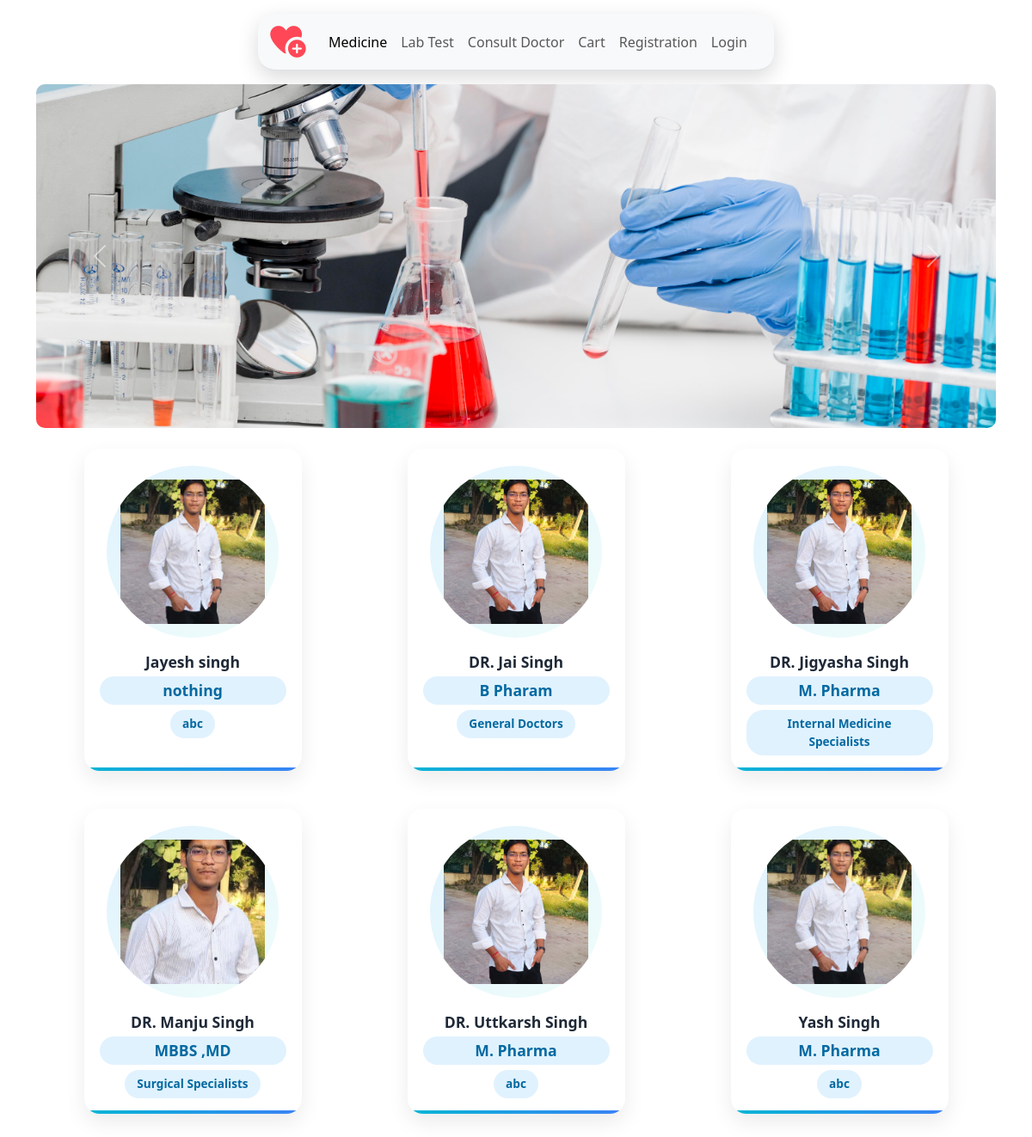
Screenshot of /doctor with the database file from the repository.
### user/models.py (models this page shows, shortened)
class Doctor(models.Model):
    img1 = models.ImageField(upload_to='doctor/')
    img2 = models.ImageField(upload_to='doctor/')
    img3 = models.ImageField(upload_to='doctor/')

class DoctorProfile(models.Model):
    img = models.ImageField(upload_to='doctor_profile/')
    name = models.CharField(max_length=100)
    degree = models.CharField(max_length=100)
    profession = models.CharField(max_length=100)

### user/views.py (the view)
# urls.py: path('doctor', views.doctor, name='doctor'),
def doctor(request):
    doctors = Doctor.objects.all()
    doctorProfile = DoctorProfile.objects.all()
    return render(request , "user/Doctor.html", {"doctors": doctors, "doctorProfile": doctorProfile})

### templates/user/Doctor.html (shortened to what this page needs)
{% extends "user/navbar.html" %}
{% load static %}
{% block body %}
<link rel="stylesheet" href="{% static 'style/Doctor.css' %}" />
<div class="container Doctor">
  <div class="row mb-4">
    {% for doctor in doctors %}
    <div
      id="carouselExampleAutoplaying"
      class="carousel slide"
      data-bs-ride="carousel"
    >
      <div class="carousel-inner">
        <div class="carousel-item active">
          <img src="{{doctor.img1}}" class="d-block w-100" alt="..." />
        </div>
      </div>
      <button
        class="carousel-control-prev"
        type="button"
        data-bs-target="#carouselExampleAutoplaying"
        data-bs-slide="prev"
      >
        <span class="carousel-control-prev-icon" aria-hidden="true"></span>
      </button>
      <button
        class="carousel-control-next"
        type="button"
        data-bs-target="#carouselExampleAutoplaying"
        data-bs-slide="next"
      >
        <span class="carousel-control-next-icon" aria-hidden="true"></span>
      </button>
    </div>
    {% endfor %}
  </div>
    <div class="row mb-3 mx-1 doctor-grid">
  {% for data in doctorProfile %}
    <div class="col-lg-3 col-md-4 col-sm-12 mb-4 d-flex mx-auto">
      <a href="{% url 'doctor_profile' data.id %}" class="doctor-card w-100">
        <div class="doctor-img">
          <img src="{{ data.img.url }}" alt="{{ data.name }}" class="img-fluid">
        </div>
        <div class="doctor-info text-center">
          <h3>{{ data.name }}</h3>
          <h3 class='degree'>{{ data.degree }}</h3>
          <span class="specialization">{{ data.profession }}</span>
        </div>
      </a>
    </div>
  {% endfor %}
</div>
</div>
{% endblock %}

### templates/user/navbar.html (shortened to what this page needs)
<!doctype html>
{% load static %}
<html lang="en">
  <head>
    <link href="https://cdn.jsdelivr.net/npm/bootstrap@5.3.8/dist/css/bootstrap.min.css" rel="stylesheet">
        <link rel="stylesheet" href="./static/style/style.css">
         <link rel="stylesheet" href="{% static 'style/style.css' %}">
     <link rel="stylesheet" href="https://cdnjs.cloudflare.com/ajax/libs/font-awesome/7.0.1/css/all.min.css" />
  </head>
  <body>
    <div class="conatiner navitems">
     <nav class="navbar navbar-expand-lg bg-body-tertiary border-bottom">
  <div class="container-fluid">
    <a class="navbar-brand" href="/"><i class="fa-solid fa-heart-circle-plus"></i></a>
    <div class="collapse navbar-collapse" id="navbarNav">
      <ul class="navbar-nav">
        <li class="nav-item">
          <a class="nav-link active" aria-current="page" href="/medicine">Medicine</a>
        </li>
        <li class="nav-item">
          <a class="nav-link" href="/test">Lab Test</a>
        </li>
        <li class="nav-item">
          <a class="nav-link" href="/doctor">Consult Doctor</a>
        </li>
        <li class="nav-item">
          <a class="nav-link" href="/cart">Cart</a>
        </li>
        <li class="nav-item">
          <a class="nav-link" href="/registration">Registration</a>
        </li>
        <li class="nav-item">
          <a class="nav-link" href="/login">Login</a>
        </li>
      </ul>
    </div>
  </div>
</nav>
    </div>
        {% block body %}
        {% endblock body %}
  </body>
</html>

### static/style/style.css (style rules this page uses)
.fa-heart-circle-plus { font-size: 2.3rem; color: #ff4757; transition: transform 0.25s ease, color 0.25s ease; }
* { padding: 0; margin: 0; box-sizing: border-box; text-decoration: none; list-style: none; }
.navbar { border-radius: 20px; margin: 16px auto; box-shadow: 0 8px 25px rgba(0, 0, 0, 0.15); width: 50%; justify-content: space-between; }
.navbar-nav .nav-link { position: relative; padding: 0.6rem 1.1rem; border-radius: 12px; font-weight: 500; transition: color 0.3s ease, transform 0.3s ease, background-color 0.3s ease; }
.navbar-nav .nav-link::after { content: ""; position: absolute; left: 50%; bottom: 6px; width: 0; height: 2px; background: linear-gradient(90deg, #ff4d6d, #ff9f1c); transition: width 0.3s ease, left 0.3s ease; }
button { width: 100%; padding: 12px; border: none; border-radius: 10px; background: #2575fc; color: #fff; font-size: 16px; cursor: pointer; transition: 0.3s; }
.slide img { height: 400px; width: 100%; border-radius: 10px; object-fit: cover; }

### static/style/Doctor.css (style rules this page uses)
button { background: none !important; }
.doctor-grid { gap: 20px; }
.doctor-card { display: block; background: #ffffff; border-radius: 18px; overflow: hidden; text-decoration: none; color: #1f2937; box-shadow: 0 10px 25px rgba(0, 0, 0, 0.08); transition: all 0.35s ease; position: relative; }
.doctor-img { height: 200px; width: 200px; background: linear-gradient(135deg, #e0f2fe, #f0fdfa); display: flex; object-position: center; border-radius: 50%; padding: 1rem; overflow: hidden; margin: 20px auto 0; }
.doctor-img img { width: 100%; height: 100%; object-fit: cover; object-position: center; display: block; }
.doctor-info { padding: 18px; text-align: center; }
.doctor-info h3 { font-size: 1.1rem; font-weight: 700; margin-bottom: 6px; }
.specialization { display: inline-block; font-size: 0.85rem; padding: 6px 14px; border-radius: 20px; background: #e0f2fe; color: #0369a1; font-weight: 600; }
.degree { font-size: 0.85rem; padding: 6px 14px; border-radius: 20px; background: #e0f2fe; color: #0369a1; font-weight: 600; }
.doctor-card::after { content: ""; position: absolute; bottom: 0; left: 0; height: 4px; width: 100%; background: linear-gradient(to right, #06b6d4, #3b82f6); }

### rows the page displays
Doctor: img1 (picture)
DoctorProfile: img (picture), name "Jayesh singh", degree "nothing", profession "abc"
DoctorProfile: img (picture), name "DR. Jai Singh", degree "B Pharam", profession "General Doctors"
DoctorProfile: img (picture), name "DR. Jigyasha Singh", degree "M. Pharma", profession "Internal Medicine Specialists"
DoctorProfile: img (picture), name "DR. Manju Singh", degree "MBBS ,MD", profession "Surgical Specialists"
DoctorProfile: img (picture), name "DR. Uttkarsh Singh", degree "M. Pharma", profession "abc"
DoctorProfile: img (picture), name "Yash Singh", degree "M. Pharma", profession "abc"
